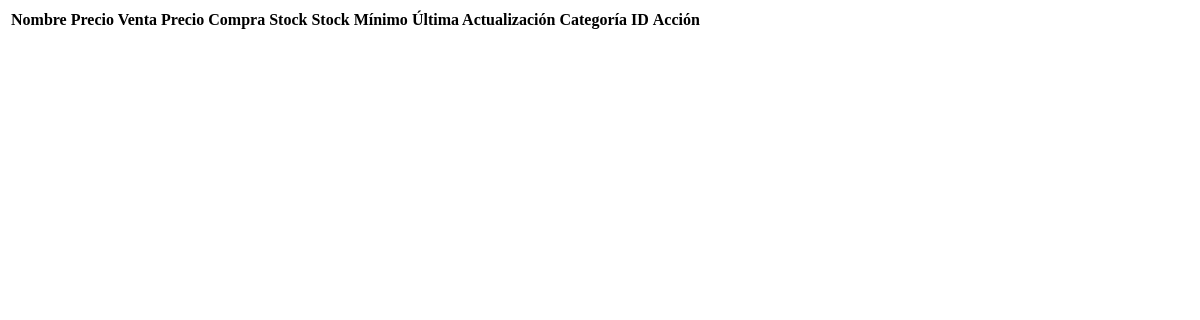
The app's page /products/inventory/ (signed in), older data.
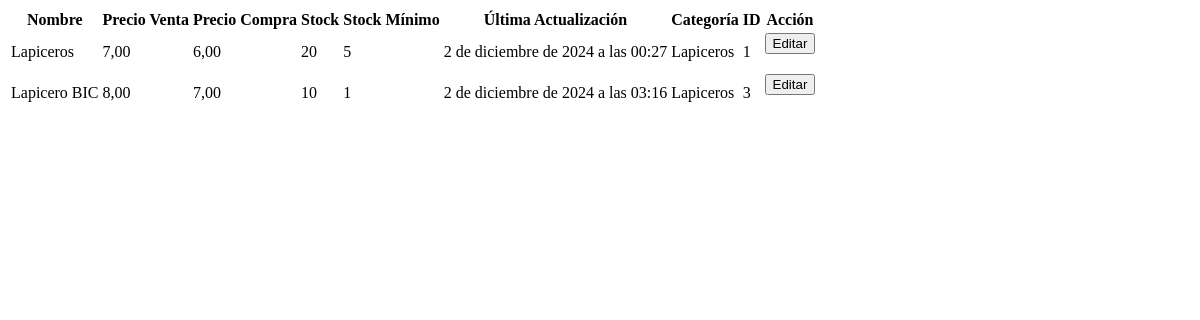
The same page, newer data.
### backend/models.py (models this page shows, shortened)
class Producto(models.Model):
    nombre = models.CharField(max_length=100)
    precio_venta = models.DecimalField(max_digits=10, decimal_places=2)
    precio_compra = models.DecimalField(max_digits=10, decimal_places=2)
    descripcion = models.TextField(blank=True, null=True)
    stock_minimo = models.IntegerField()
    stock = models.IntegerField()
    ultima_actualizacion = models.DateTimeField(auto_now_add=True)
    categoria = models.ForeignKey(Categoria, on_delete=models.CASCADE)
    proveedores = models.ManyToManyField(Proveedor, through='ProductoProveedor')
    imagen = models.ImageField(upload_to='productos/', blank=True, null=True)

class Categoria(models.Model):
    nombre = models.CharField(max_length=100)
    descripcion = models.TextField(blank=True, null=True)
    created_by = models.ForeignKey(User, on_delete=models.CASCADE)
    imagen = models.ImageField(upload_to='categorias/', blank=True, null=True)
    def __str__(self):
        return self.nombre

### backend/views.py (the view)
# urls.py: path('products/inventory/', login_required(Inventory), name='Inventory'),
def Inventory(request):
    items = Producto.objects.all()
    if request.method == 'POST':
        pass
    else:
        return render(request, 'Inventory.html', {'items':items})

### backend/templates/Inventory.html
<table>
    <thead>
        <tr>
            <th>Nombre</th>
            <th>Precio Venta</th>
            <th>Precio Compra</th>
            <th>Stock</th>
            <th>Stock Mínimo</th>
            <th>Última Actualización</th>
            <th>Categoría</th>
            <th>ID</th>
            <th>Acción</th>
        </tr>
    </thead>
    <tbody>
        {% for item in items %}
        <tr>
            <td>{{ item.nombre }}</td>
            <td>{{ item.precio_venta }}</td>
            <td>{{ item.precio_compra }}</td>
            <td>{{ item.stock }}</td>
            <td>{{ item.stock_minimo }}</td>
            <td>{{ item.ultima_actualizacion }}</td>
            <td>{{ item.categoria }}</td>
            <td>{{ item.id }}</td>
            <td>
                <form method="get" action="/products/edit/{{ item.id }}/">
                    <button type="submit">Editar</button>
                </form>
            </td>
        </tr>
        {% endfor %}
    </tbody>
</table>

Row changes from the older to the newer data that the page shows:
added Producto: nombre "Lapiceros", precio_venta "7,00", precio_compra "6,00", stock "20", stock_minimo "5", ultima_actualizacion "2 de diciembre de 2024 a las 00:27", categoria "Lapiceros", id "1"
added Producto: nombre "Lapicero BIC", precio_venta "8,00", precio_compra "7,00", stock "10", stock_minimo "1", ultima_actualizacion "2 de diciembre de 2024 a las 03:16", categoria "Lapiceros", id "3"
